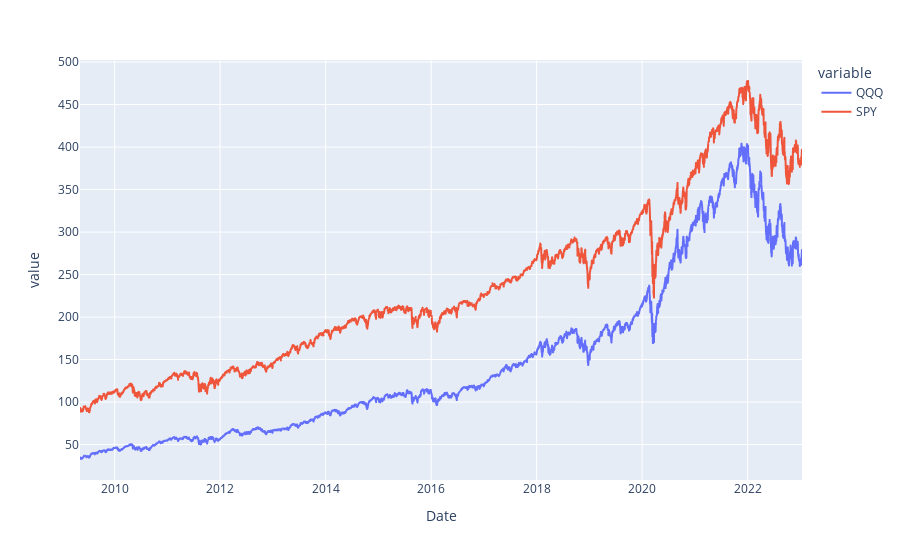

The notebook cell saved with this chart:
### Code cell
Close.plot()

### Figure 1 — Plotly figure (JSON) as saved in the notebook; plotly's stock layout.template omitted (floating-point values rounded to 4 significant figures; data arrays with more than 128 entries replaced by an {"elided": "..."} marker saying what was removed)
{"data": [{"hovertemplate": "variable=QQQ<br>Date=%{x}<br>value=%{y}<extra></extra>", "legendgroup": "QQQ", "line": {"color": "#636efa", "dash": "solid"}, "marker": {"symbol": "circle"}, "mode": "lines", "name": "QQQ", "showlegend": true, "type": "scattergl", "x": {"elided": "3447 str values"}, "xaxis": "x", "y": {"elided": "3447 float values"}, "yaxis": "y"}, {"hovertemplate": "variable=SPY<br>Date=%{x}<br>value=%{y}<extra></extra>", "legendgroup": "SPY", "line": {"color": "#EF553B", "dash": "solid"}, "marker": {"symbol": "circle"}, "mode": "lines", "name": "SPY", "showlegend": true, "type": "scattergl", "x": {"elided": "3447 str values"}, "xaxis": "x", "y": {"elided": "3447 float values"}, "yaxis": "y"}], "layout": {"autosize": true, "legend": {"title": {"text": "variable"}, "tracegroupgap": 0}, "margin": {"t": 60}, "xaxis": {"anchor": "y", "autorange": true, "domain": [0, 1], "range": ["2009-05-06", "2023-01-12"], "title": {"text": "Date"}, "type": "date"}, "yaxis": {"anchor": "x", "autorange": true, "domain": [0, 1], "range": [8.315, 502.4], "title": {"text": "value"}, "type": "linear"}}}
